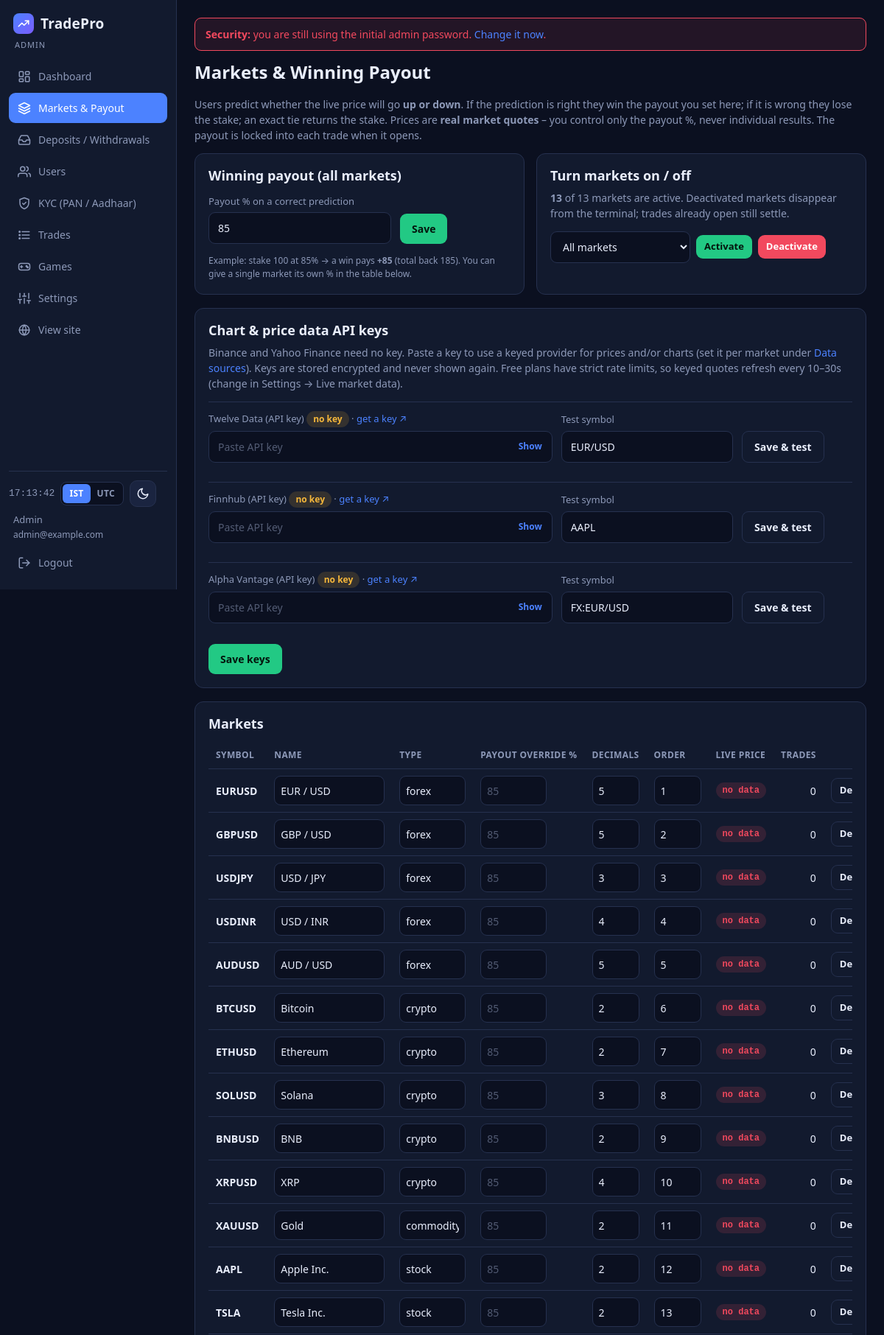
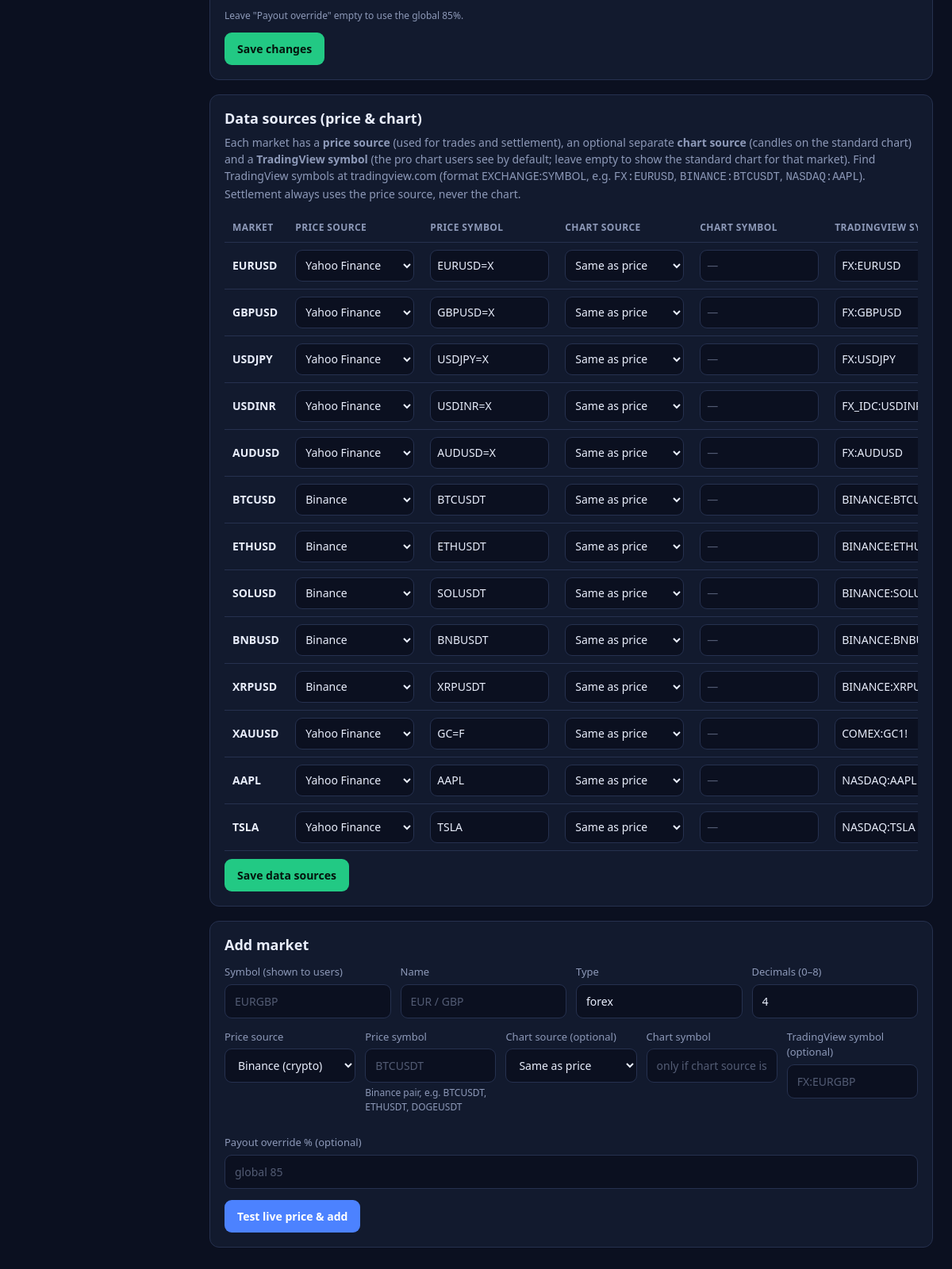
Page /admin/assets.php (signed in) on the committed database (2 pictures, top to bottom).
### tables this page shows
CREATE TABLE IF NOT EXISTS `assets` (
  `id` int(10) unsigned NOT NULL AUTO_INCREMENT,
  `symbol` varchar(20) NOT NULL,
  `name` varchar(60) NOT NULL,
  `category` varchar(20) NOT NULL DEFAULT 'forex',
  `decimals` tinyint(3) unsigned NOT NULL DEFAULT 4,
  `payout_percent` decimal(5,2) DEFAULT NULL,
  `provider` varchar(20) DEFAULT NULL,
  `source_symbol` varchar(40) DEFAULT NULL,
  `chart_provider` varchar(20) DEFAULT NULL,
  `chart_symbol` varchar(40) DEFAULT NULL,
  `tv_symbol` varchar(60) DEFAULT NULL,
  `is_active` tinyint(1) NOT NULL DEFAULT 1,
  `sort_order` int(11) NOT NULL DEFAULT 0,
  PRIMARY KEY (`id`),
  UNIQUE KEY `uq_asset_symbol` (`symbol`)
);

### admin/assets.php (the view, shortened to what the rows shown need)
<?php
require_once __DIR__ . '/../includes/bootstrap.php';
require_once __DIR__ . '/../includes/admin_layout.php';
require_admin();
admin_start('Markets', 'assets.php');
$assets = q('SELECT a.*, (SELECT COUNT(*) FROM trades WHERE asset_id = a.id) tc,
                    (SELECT COUNT(*) FROM trades WHERE asset_id = a.id AND status = "open") oc
             FROM assets a ORDER BY sort_order, id')->fetchAll();
$quotes = quotes_get();
$globalPayout = (float)setting('payout_percent', 85);
?>
<h1>Markets &amp; Winning Payout</h1>
<div class="grid g2">
  <div class="card">
    <h2>Winning payout (all markets)</h2>
  </div>
  <div class="card">
    <h2>Turn markets on / off</h2>
  </div>
</div>
<div class="card" id="keys">
  <h2>Chart &amp; price data API keys</h2>
</div>
<form method="post" class="card"><?= csrf_field() ?><input type="hidden" name="action" value="save">
  <h2>Markets</h2>
  <div class="tablewrap"><table class="rt">
    <tr><th>Symbol</th><th>Name</th><th>Type</th><th>Payout override %</th><th>Decimals</th><th>Order</th><th>Live price</th><th class="right">Trades</th><th></th></tr>
    <?php foreach ($assets as $a): $i = (int)$a['id']; $qd = $quotes[$i] ?? null; ?>
      <tr style="<?= $a['is_active'] ? '' : 'opacity:.6' ?>"><td><b><?= e($a['symbol']) ?></b><?= $a['is_active'] ? '' : '<div><span class="badge fail">deactivated</span></div>' ?></td>
        <td><input class="inp-md" type="text" name="name[<?= $i ?>]" value="<?= e($a['name']) ?>" maxlength="60"></td>
        <td><input class="inp-sm" type="text" name="cat[<?= $i ?>]" value="<?= e($a['category']) ?>" maxlength="20"></td>
        <td><input class="inp-sm" type="number" name="payout[<?= $i ?>]" value="<?= e($a['payout_percent'] === null ? '' : rtrim(rtrim($a['payout_percent'], '0'), '.')) ?>" placeholder="<?= e(rtrim(rtrim(number_format($globalPayout, 2), '0'), '.')) ?>" step="0.01" min="1" max="100" inputmode="decimal"></td>
        <td><input class="inp-xs" type="number" name="dec[<?= $i ?>]" value="<?= (int)$a['decimals'] ?>" min="0" max="8"></td>
        <td><input class="inp-xs" type="number" name="sort[<?= $i ?>]" value="<?= (int)$a['sort_order'] ?>"></td>
        <td class="mono"><?= $qd ? e(number_format($qd['price'], (int)$a['decimals'])) . ($qd['closed'] ? ' <span class="badge pending">closed</span>' : '') : ($a['provider'] ? '<span class="badge fail">no data</span>' : '<span class="badge fail">no source</span>') ?></td>
        <td class="right"><?= (int)$a['tc'] ?><?= (int)$a['oc'] ? ' <span class="badge pending">' . (int)$a['oc'] . ' open</span>' : '' ?></td>
        <td class="rt-block"><div class="inline" style="flex-wrap:nowrap">
          <button class="btn sm <?= $a['is_active'] ? 'ghost' : 'green' ?>" type="submit" form="tg<?= $i ?>"><?= $a['is_active'] ? 'Deactivate' : 'Activate' ?></button>
          <?php if (!(int)$a['tc']): ?><button class="btn sm red" type="submit" form="del<?= $i ?>">Delete</button><?php endif; ?></div></td></tr>
    <?php endforeach; ?>
  </table></div>
</form>
<form method="post" class="card" id="sources"><?= csrf_field() ?><input type="hidden" name="action" value="sources">
  <h2>Data sources (price &amp; chart)</h2>
  <div class="tablewrap"><table class="rt">
    <tr><th>Market</th><th>Price source</th><th>Price symbol</th><th>Chart source</th><th>Chart symbol</th><th>TradingView symbol</th><th></th></tr>
    <?php foreach ($assets as $a): $i = (int)$a['id']; ?>
      <tr><td><b><?= e($a['symbol']) ?></b></td>
        <td><select class="inp-md" name="prov[<?= $i ?>]"><?php foreach (PROVIDERS as $k => $l): ?><option value="<?= e($k) ?>" <?= $a['provider'] === $k ? 'selected' : '' ?>><?= e(explode(' (', $l)[0]) ?></option><?php endforeach; ?></select></td>
        <td><input class="inp-md" type="text" name="src[<?= $i ?>]" value="<?= e($a['source_symbol']) ?>" maxlength="40"></td>
        <td><select class="inp-md" name="cprov[<?= $i ?>]"><option value="">Same as price</option></select></td>
        <td><input class="inp-md" type="text" name="csrc[<?= $i ?>]" value="<?= e($a['chart_symbol'] ?? '') ?>" maxlength="40" placeholder="—"></td>
        <td><input class="inp-md" type="text" name="tv[<?= $i ?>]" value="<?= e($a['tv_symbol'] ?? '') ?>" maxlength="60" placeholder="BINANCE:BTCUSDT"></td>
        <td><button class="btn sm ghost" type="submit" form="ts<?= $i ?>">Test</button></td></tr>
    <?php endforeach; ?>
  </table></div>
</form>
<div class="card">
  <h2>Add market</h2>
</div>
<?php admin_end();

### includes/admin_layout.php (shortened to what the rows shown need)
<?php
function admin_start(string $title, string $active): array
{
    $a = require_admin();
    page_head('Admin · ' . $title, 'is-admin');
    ?>
<div class="admin-shell">
  <aside class="sidebar" id="admSide">
    <div class="sidefoot">
      <div class="hide-m inline"><?= tz_widget() ?><?= theme_toggle() ?></div>
      <div class="muted who"><?= e($a['name']) ?><br><small><?= e($a['email']) ?></small></div>
      <a class="item" href="<?= e(url('admin/logout.php')) ?>"><span class="il"><?= icon('logout', 18) ?>Logout</span></a>
    </div>
  </aside>
  <main class="adminmain">
    <?php
    return $a;
}
function admin_end(): void
{
    echo '</main></div></body></html>';
}

### rows in the picture
assets: symbol "EURUSD", name "EUR / USD", category "forex", decimals "5", id+sort_order "1", shows "no data", tc "0", is_active "Deactivate", provider+id "Yahoo Finance", source_symbol "EURUSD=X", tv_symbol "FX:EURUSD"
assets: symbol "GBPUSD", name "GBP / USD", category "forex", decimals "5", id+sort_order "2", shows "no data", tc "0", is_active "Deactivate", provider+id "Yahoo Finance", source_symbol "GBPUSD=X", tv_symbol "FX:GBPUSD"
assets: symbol "USDJPY", name "USD / JPY", category "forex", id+decimals "3", id+sort_order "3", shows "no data", tc "0", is_active "Deactivate", provider+id "Yahoo Finance", source_symbol "USDJPY=X", tv_symbol "FX:USDJPY"
assets: symbol "USDINR", name "USD / INR", category "forex", id+decimals "4", id+sort_order "4", shows "no data", tc "0", is_active "Deactivate", provider+id "Yahoo Finance", source_symbol "USDINR=X", tv_symbol "FX_IDC:USDINR"
assets: symbol "AUDUSD", name "AUD / USD", category "forex", id+decimals "5", id+sort_order "5", shows "no data", tc "0", is_active "Deactivate", provider+id "Yahoo Finance", source_symbol "AUDUSD=X", tv_symbol "FX:AUDUSD"
assets: symbol "BTCUSD", name "Bitcoin", category "crypto", decimals "2", id+sort_order "6", shows "no data", tc "0", is_active "Deactivate", provider+id "Binance", source_symbol "BTCUSDT", tv_symbol "BINANCE:BTCUSDT"
assets: symbol "ETHUSD", name "Ethereum", category "crypto", decimals "2", id+sort_order "7", shows "no data", tc "0", is_active "Deactivate", provider+id "Binance", source_symbol "ETHUSDT", tv_symbol "BINANCE:ETHUSDT"
assets: symbol "SOLUSD", name "Solana", category "crypto", decimals "3", id+sort_order "8", shows "no data", tc "0", is_active "Deactivate", provider+id "Binance", source_symbol "SOLUSDT", tv_symbol "BINANCE:SOLUSDT"
assets: symbol "BNBUSD", name "BNB", category "crypto", decimals "2", id+sort_order "9", shows "no data", tc "0", is_active "Deactivate", provider+id "Binance", source_symbol "BNBUSDT", tv_symbol "BINANCE:BNBUSDT"
assets: symbol "XRPUSD", name "XRP", category "crypto", decimals "4", id+sort_order "10", shows "no data", tc "0", is_active "Deactivate", provider+id "Binance", source_symbol "XRPUSDT", tv_symbol "BINANCE:XRPUSDT"
assets: symbol "XAUUSD", name "Gold", category "commodity", decimals "2", id+sort_order "11", shows "no data", tc "0", is_active "Deactivate", provider+id "Yahoo Finance", source_symbol "GC=F", tv_symbol "COMEX:GC1!"
assets: symbol "AAPL", name "Apple Inc.", category "stock", decimals "2", id+sort_order "12", shows "no data", tc "0", is_active "Deactivate", provider+id "Yahoo Finance", source_symbol "AAPL", tv_symbol "NASDAQ:AAPL"
assets: symbol "TSLA", name "Tesla Inc.", category "stock", decimals "2", id+sort_order "13", shows "no data", tc "0", is_active "Deactivate", provider+id "Yahoo Finance", source_symbol "TSLA", tv_symbol "NASDAQ:TSLA"

### other values in the picture
$n "TradePro"
$label "Dashboard"
$label "Markets & Payout"
$label "Deposits / Withdrawals"
$label "Users"
$label "KYC (PAN / Aadhaar)"
$label "Trades"
$label "Games"
$label "Settings"
$k "IST"
$k "UTC"
$a['name'] "Admin"
$a['email'] "admin@example.com"
rtrim(rtrim(number_format($globalPayout, 2), '0'), '.') "85"
rtrim(rtrim(number_format(100 + $globalPayout, 2), '0'), '.') "185"
